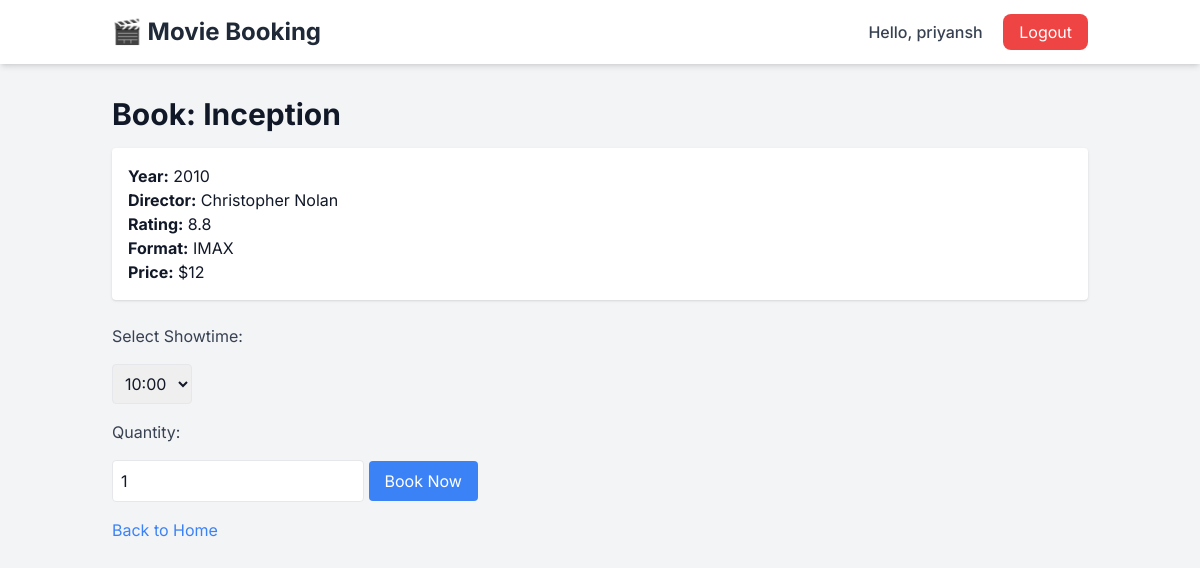
The app's page /book/1 (signed in) with its own data.
### main.py (models this page shows)
class Movie(Base):
    __tablename__ = "movies"
    id = Column(Integer, primary_key=True, index=True)
    title = Column(String, unique=True, index=True)
    year = Column(Integer)
    director = Column(String)
    rating = Column(Integer)
    format = Column(String)
    price = Column(Integer)

### main.py (the view)
@app.get("/book/{movie_id}", response_class=HTMLResponse)
async def book_movie(request: Request, movie_id: int, db: Session = Depends(get_db)):
    if not require_login(request):
        return RedirectResponse(url="/login", status_code=303)
    movie = db.query(Movie).filter(Movie.id == movie_id).first()
    if not movie:
        return HTMLResponse("Movie not found", status_code=404)
    return templates.TemplateResponse("book.html", {"request": request, "movie": movie, "user": request.session.get("user")})

### templates/book.html (shortened to what this page needs)
{% extends "base.html" %}
{% block content %}
<h1 class="text-3xl font-bold mb-4">Book: {{ movie.title }}</h1>
<div class="mb-6 p-4 bg-white rounded shadow">
  <p><strong>Year:</strong> {{ movie.year }}</p>
  <p><strong>Director:</strong> {{ movie.director }}</p>
  <p><strong>Rating:</strong> {{ movie.rating }}</p>
  <p><strong>Format:</strong> {{ movie.format }}</p>
  <p><strong>Price:</strong> ${{ movie.price }}</p>
</div>
<form action="/book" method="post" class="space-y-4">
  <label for="showtime" class="block text-gray-700">Select Showtime:</label>
  <select name="showtime" id="showtime" class="mb-4 p-2 border rounded" required>
    <option value="10:00">10:00</option>
  </select>
  <label for="quantity" class="block text-gray-700">Quantity:</label>
  <input type="number" name="quantity" id="quantity" min="1" value="1" class="mb-4 p-2 border rounded" required>
  <button type="submit" class="bg-blue-500 text-white px-4 py-2 rounded hover:bg-blue-600">Book Now</button>
</form>
<a href="/" class="mt-4 inline-block text-blue-500 hover:underline">Back to Home</a>
{% endblock %}

### templates/base.html (style rules this page uses)
body { font-family: 'Inter', sans-serif; }

### records on screen
Movie: title "Inception", year "2010", director "Christopher Nolan", rating "8.8", format "IMAX", price "12"

### other values on screen
{{ user }} "priyansh"
